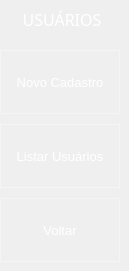
    <widget class="QWidget" name="page_5">
     <widget class="QLabel" name="label_2">
      <property name="geometry">
       <rect>
        <x>0</x>
        <y>0</y>
        <width>120</width>
        <height>40</height>
       </rect>
      </property>
      <property name="font">
       <font>
        <family>Montserrat Medium</family>
        <pointsize>12</pointsize>
        <weight>50</weight>
        <bold>false</bold>
       </font>
      </property>
      <property name="styleSheet">
       <string notr="true">QLabel {
	background-color: qlineargradient(spread:pad, x1:0, y1:0, x1:0, y1:1, 
                                 stop:0 rgba(0, 50, 150, 255), 
                                 stop:1 rgba(51, 156, 255, 255));
	color: rgb(255, 255, 255);
    border: 1one;                         /* Remove borda padrão */
    
    /* Arredonda apenas os cantos superiores */
    border-top-left-radius: 15px;
    border-top-right-radius: 15px;
    border-bottom-left-radius: 0px;
    border-bottom-right-radius: 0px;
    
    padding: 8px;                         /* Espaçamento interno */
}
</string>
      </property>
      <property name="text">
       <string>&lt;html&gt;&lt;head/&gt;&lt;body&gt;&lt;p align=&quot;center&quot;&gt;&lt;span style=&quot; color:#ffffff;&quot;&gt;USUÁRIOS&lt;/span&gt;&lt;/p&gt;&lt;/body&gt;&lt;/html&gt;</string>
      </property>
     </widget>
     <widget class="QToolButton" name="bttn_newUser">
      <property name="geometry">
       <rect>
        <x>0</x>
        <y>50</y>
        <width>120</width>
        <height>64</height>
       </rect>
      </property>
      <property name="sizePolicy">
       <sizepolicy hsizetype="Preferred" vsizetype="Preferred">
        <horstretch>0</horstretch>
        <verstretch>0</verstretch>
       </sizepolicy>
      </property>
      <property name="font">
       <font>
        <pointsize>10</pointsize>
       </font>
      </property>
      <property name="styleSheet">
       <string notr="true">QToolButton {
    background-color: rgba(0,0,0,0);
    border: 1px solid rgba(255, 255, 255, 0.3); /* Borda branca translúcida */
    color:  rgba(255, 255, 255,255); 
}

QToolButton:hover {
     background-color: rgba(255, 255, 255, 30);
    border-color: rgba(255, 255, 255,255); 
}

QToolButton:pressed {
    background-color: #339CFF; /* Azul acinzentado */
border-color: #66BFFF; /* Azul escuro */
color:#003366;
}
</string>
      </property>
      <property name="text">
       <string>Novo Cadastro</string>
      </property>
      <property name="icon">
       <iconset>
        <normaloff>../Icones/group_add_24dp_E3E3E3_FILL0_wght400_GRAD0_opsz24.png</normaloff>../Icones/group_add_24dp_E3E3E3_FILL0_wght400_GRAD0_opsz24.png</iconset>
      </property>
      <property name="iconSize">
       <size>
        <width>32</width>
        <height>32</height>
       </size>
      </property>
      <property name="toolButtonStyle">
       <enum>Qt::ToolButtonTextUnderIcon</enum>
      </property>
     </widget>
     <widget class="QToolButton" name="bttn_back_2">
      <property name="geometry">
       <rect>
        <x>0</x>
        <y>198</y>
        <width>120</width>
        <height>64</height>
       </rect>
      </property>
      <property name="sizePolicy">
       <sizepolicy hsizetype="Preferred" vsizetype="Preferred">
        <horstretch>0</horstretch>
        <verstretch>0</verstretch>
       </sizepolicy>
      </property>
      <property name="font">
       <font>
        <pointsize>10</pointsize>
       </font>
      </property>
      <property name="styleSheet">
       <string notr="true">QToolButton {
    background-color: rgba(0, 0, 0, 0);          /* Fundo transparente */
    border: 1px solid rgba(255, 255, 255, 0.3);  /* Borda branca translúcida */
    color: rgba(255, 255, 255, 255);             /* Texto branco */
}

QToolButton:hover {
    background-color: rgba(255, 255, 255, 30);   /* Fundo branco fraco no hover */
    border-color: rgba(255, 255, 255, 255);      /* Borda branca sólida */
}

QToolButton:pressed {
    background-color: #FF3333;                   /* Vermelho (RGB 255, 51, 51) */
    border-color: #FF6666;                       /* Vermelho claro para borda */
    color: white;                                /* Texto branco (contraste) */
}</string>
      </property>
      <property name="text">
       <string>Voltar</string>
      </property>
      <property name="icon">
       <iconset>
        <normaloff>../Icones/keyboard_return_24dp_E3E3E3_FILL0_wght400_GRAD0_opsz24.png</normaloff>../Icones/keyboard_return_24dp_E3E3E3_FILL0_wght400_GRAD0_opsz24.png</iconset>
      </property>
      <property name="iconSize">
       <size>
        <width>32</width>
        <height>32</height>
       </size>
      </property>
      <property name="toolButtonStyle">
       <enum>Qt::ToolButtonTextUnderIcon</enum>
      </property>
     </widget>
     <widget class="QToolButton" name="bttn_listUser">
      <property name="geometry">
       <rect>
        <x>0</x>
        <y>124</y>
        <width>120</width>
        <height>64</height>
       </rect>
      </property>
      <property name="sizePolicy">
       <sizepolicy hsizetype="Preferred" vsizetype="Preferred">
        <horstretch>0</horstretch>
        <verstretch>0</verstretch>
       </sizepolicy>
      </property>
      <property name="font">
       <font>
        <pointsize>10</pointsize>
       </font>
      </property>
      <property name="styleSheet">
       <string notr="true">QToolButton {
    background-color: rgba(0,0,0,0);
    border: 1px solid rgba(255, 255, 255, 0.3); /* Borda branca translúcida */
    color:  rgba(255, 255, 255,255); 
}

QToolButton:hover {
     background-color: rgba(255, 255, 255, 30);
    border-color: rgba(255, 255, 255,255); 
}

QToolButton:pressed {
    background-color: #339CFF; /* Azul acinzentado */
border-color: #66BFFF; /* Azul escuro */
color:#003366;
}
</string>
      </property>
      <property name="text">
       <string>Listar Usuários</string>
      </property>
      <property name="icon">
       <iconset>
        <normaloff>../Icones/list_24dp_E3E3E3_FILL0_wght400_GRAD0_opsz24.png</normaloff>../Icones/list_24dp_E3E3E3_FILL0_wght400_GRAD0_opsz24.png</iconset>
      </property>
      <property name="iconSize">
       <size>
        <width>32</width>
        <height>32</height>
       </size>
      </property>
      <property name="toolButtonStyle">
       <enum>Qt::ToolButtonTextUnderIcon</enum>
      </property>
     </widget>
    </widget>
